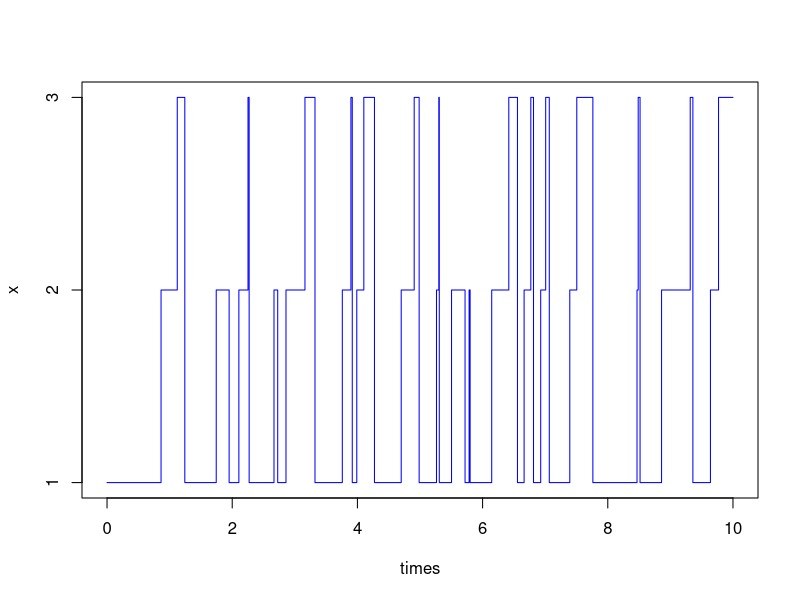

The R script that drew this image:
## ---- chunk 1
knitr::opts_chunk$set(echo = TRUE)
library("expm")
## ---- chunk 2
dim <- 3
#G <- matrix(c(-1/3, 1/6, 1/6, 1/8, -1/6, 1/24, 1/48, 1/16, -1/12),ncol=dim, byrow=T)
G <- matrix(c(-4, 4, 0, 1, -7, 6, 6, 2, -8),ncol=dim, byrow=T)
G # Generator Matrix
## ---- chunk 3
P_tilde <- -G / diag(G)
diag(P_tilde) <- 0
P_tilde
## ---- chunk 4
A <- G
A[,dim] <- rep(1,dim)
A <- t(A)

#Define the N-th canonical vector b and solve the linear system
b <- c(rep(0,dim-1),1)  # N-th canonical vector

p <- solve(A, b)
p
## ---- chunk 5
t <- 2
states <- c(0,0,0)
initial_state <- 3
states[initial_state] <- 1
P_t = states %*% (P_tilde %^% t)
P_t
## ---- chunk 6
t <- 1
expm(t * G)
## ---- chunk 7
set.seed(9878) # Fix random number generator (for reproducibility)
T <- 10
n <- 0 # Counter for total number of jumps
t <- 0 # Current time
times <- 0 # Vector of jump times
x_t <- 1 # Current state: initializing at X(0)=1
x <- x_t # Vector of visited states
t_x1 <- 0

# Simulate the first holding time:
t <- rexp(1, -G[x_t, x_t])

t_x1 <- t_x1 + t

# Simulate sequentially until sopping rule:
while (t <= T){
  n <- n+1
  times <- c(times,t)
  x_t <- sample(1:dim, 1, prob = P_tilde[x_t,]) # I'm, in x_t state and I sample one of the other in order to take the transition probability

  x <- c(x, x_t)
  sim <- rexp(1, -G[x_t, x_t])
  if(x_t == 1){
    t_x1 <- t_x1 + sim
  }
  t <- t + sim
}

# The last jump (after time T) was never added, but we need to add the final time (T=10) and corresponding process value, to complete the plot
times <- c(times,T)
x <- c(x,x[n+1])

# Plot the path:
plot(times, x, type="s",col="blue", yaxt="n")
axis(side=2, at=1:dim)
t_x1 # total time spent in state 1 during the simulation
